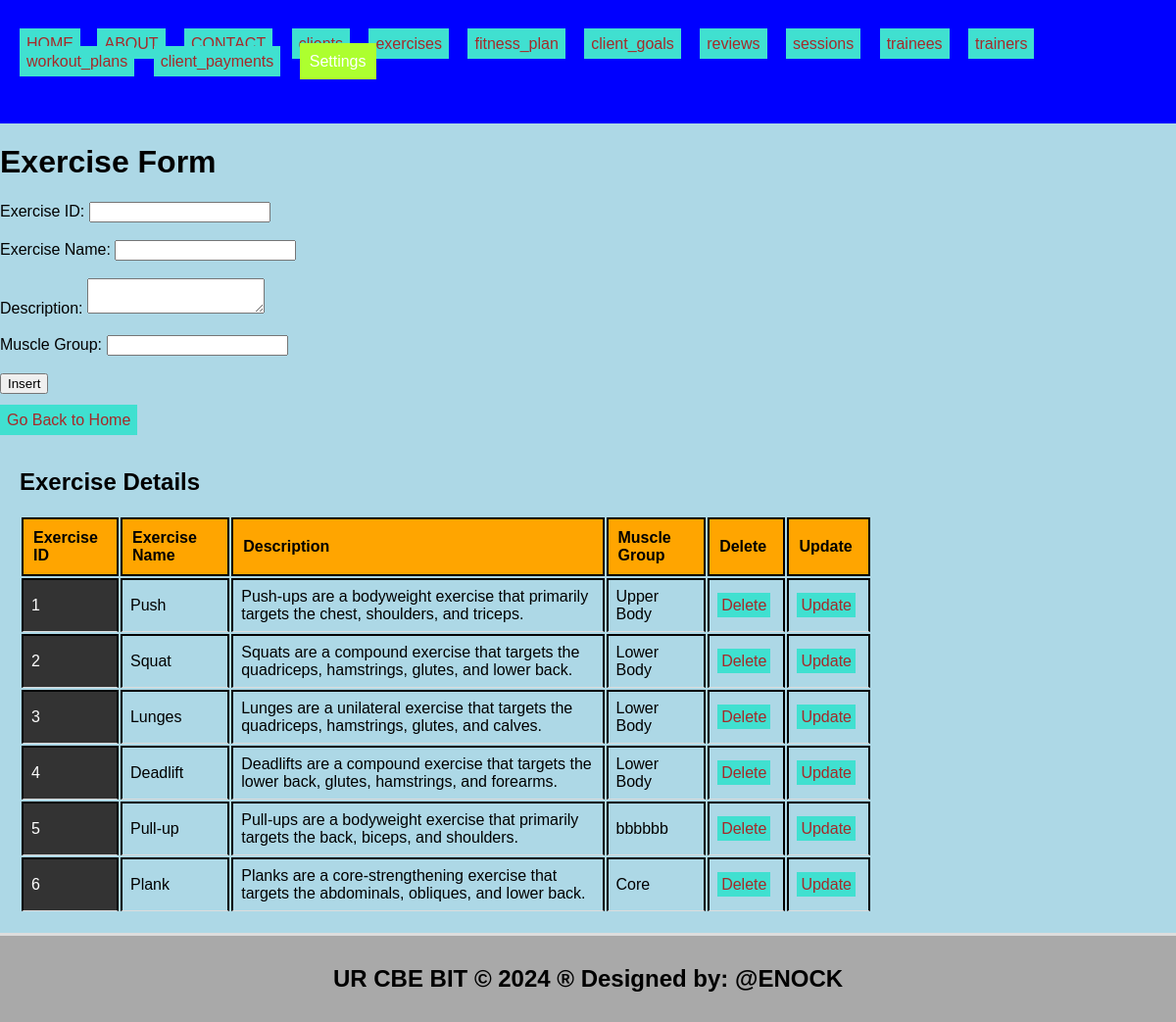
/exercises.php, run on the app's committed database.
### tables this page shows
CREATE TABLE `exercises` (
  `exercise_id` int(11) NOT NULL,
  `exercise_name` varchar(255) DEFAULT NULL,
  `description` text DEFAULT NULL,
  `muscle_group` varchar(100) DEFAULT NULL
);

### exercises.php (the view, shortened to what this page needs)
<!DOCTYPE html>
<html lang="en">
<head>
  <link rel="stylesheet" type="text/css" href="style.css">
</head>
<body style="background-color: lightblue;">
  <header>
    <ul style="list-style-type: none; padding: 0;">
      <li style="display: inline; margin-right: 10px;">
           <ul style="list-style-type: none; padding: 0;">
    </li>
    <li style="display: inline; margin-right: 8px;"><a href="./home.html">HOME</a></li>
    <li style="display: inline; margin-right: 10px;"><a href="./about.html">ABOUT</a></li>
    <li style="display: inline; margin-right: 10px;"><a href="./contact.html">CONTACT</a></li>
    <li style="display: inline; margin-right: 10px;"><a href="./clients.php">clients</a></li>
    <li style="display: inline; margin-right: 10px;"><a href="./exercises.php">exercises</a></li>
    <li style="display: inline; margin-right: 10px;"><a href="./fitness_plan.php">fitness_plan</a></li>
    <li style="display: inline; margin-right: 10px;"><a href="./client_goals.php">client_goals</a></li>
    <li style="display: inline; margin-right: 10px;"><a href="./reviews.php"> reviews</a></li>
    <li style="display: inline; margin-right: 10px;"><a href="./sessions.php">sessions</a></li>
    <li style="display: inline; margin-right: 10px;"><a href="./trainees.php">trainees</a></li>
    <li style="display: inline; margin-right: 10px;"><a href="./trainers.php">trainers</a></li>
    <li style="display: inline; margin-right: 10px;"><a href="./workout_plans.php">workout_plans</a></li>
    <li style="display: inline; margin-right: 10px;"><a href="./client_payments.php">client_payments</a></li>
      <li class="dropdown" style="display: inline; margin-right: 10px;">
      <a href="#" style="padding: 10px; color: white; background-color: greenyellow; text-decoration: none; margin-right: 15px;">Settings</a>
    </li>
    </ul>
  </header>
<body style="background-color: yellowgreen;">
  <h1>Exercise Form</h1>
  <form method="post" onsubmit="return confirmInsert();">
    <label for="exercise_id">Exercise ID:</label>
    <input type="number" id="exercise_id" name="exercise_id" required><br><br>
    <label for="exercise_name">Exercise Name:</label>
    <input type="text" id="exercise_name" name="exercise_name" required><br><br>
    <label for="description">Description:</label>
    <textarea id="description" name="description" required></textarea><br><br>
    <label for="muscle_group">Muscle Group:</label>
    <input type="text" id="muscle_group" name="muscle_group" required><br><br>
    <input type="submit" name="add" value="Insert"><br><br>
    <a href="./home.html">Go Back to Home</a>
  </form>
  <?php
  include('database_connection.php');
  ?>
  <section>
    <h2>Exercise Details</h2>
    <table>
      <tr>
        <th>Exercise ID</th>
        <th>Exercise Name</th>
        <th>Description</th>
        <th>Muscle Group</th>
        <th>Delete</th>
        <th>Update</th>
      </tr>
      <?php
      $sql = "SELECT * FROM exercises";
      $result = $connection->query($sql);
      if ($result->num_rows > 0) {
        while ($row = $result->fetch_assoc()) {
          echo "<tr>
                  <td>{$row['exercise_id']}</td>
                  <td>{$row['exercise_name']}</td>
                  <td>{$row['description']}</td>
                  <td>{$row['muscle_group']}</td>
                  <td><a style='padding:4px' href='delete_exercises.php?exercise_id={$row['exercise_id']}'>Delete</a></td>
                  <td><a style='padding:4px' href='update_exercises.php?exercise_id={$row['exercise_id']}'>Update</a></td>
                </tr>";
        }
      } else {
        echo "<tr><td colspan='6'>No data found</td></tr>";
      }
      ?>
    </table>
  </section>
  <footer>
    <h2>UR CBE BIT &copy; 2024 &reg; Designed by: @ENOCK</h2>
  </footer>
</body>
</html>

### style.css (style rules this page uses)
body { font-family: Arial, sans-serif; margin: 0; padding: 0; }
.dropdown { position: relative; display: inline; margin-right: 10px; }
body { font-family: Arial,sans-serif; margin:0; padding:0; }
header { background-color:blue; padding: 20px; }
.dropdown { position: right; display:right; direction:rtl; }
section { padding:28px; border-bottom: 1px solid #ddd; }
footer { text-align: center; padding: 15px; background-color:blue; }

### exercises.php (style rules this page uses)
a { padding: 7px; color: white; background-color: turquoise; text-decoration: none; margin-right: 5px; }
a:link { color: brown; }
th, td { border: 2px solid black; padding: 10px; text-align: left; }
th { background-color: orange; }
section { padding: 20px; border-bottom: 3px solid #ddd; }
footer { text-align: center; padding: 10px; background-color: darkgray; }

### data on the page
exercises: exercise_id "1", exercise_name "Push", description "Push-ups are a bodyweight exercise that primarily targets the chest, shoulders, and triceps.", muscle_group "Upper Body"
exercises: exercise_id "2", exercise_name "Squat", description "Squats are a compound exercise that targets the quadriceps, hamstrings, glutes, and lower back.", muscle_group "Lower Body"
exercises: exercise_id "3", exercise_name "Lunges", description "Lunges are a unilateral exercise that targets the quadriceps, hamstrings, glutes, and calves.", muscle_group "Lower Body"
exercises: exercise_id "4", exercise_name "Deadlift", description "Deadlifts are a compound exercise that targets the lower back, glutes, hamstrings, and forearms.", muscle_group "Lower Body"
exercises: exercise_id "5", exercise_name "Pull-up", description "Pull-ups are a bodyweight exercise that primarily targets the back, biceps, and shoulders.", muscle_group "bbbbbb"
exercises: exercise_id "6", exercise_name "Plank", description "Planks are a core-strengthening exercise that targets the abdominals, obliques, and lower back.", muscle_group "Core"
